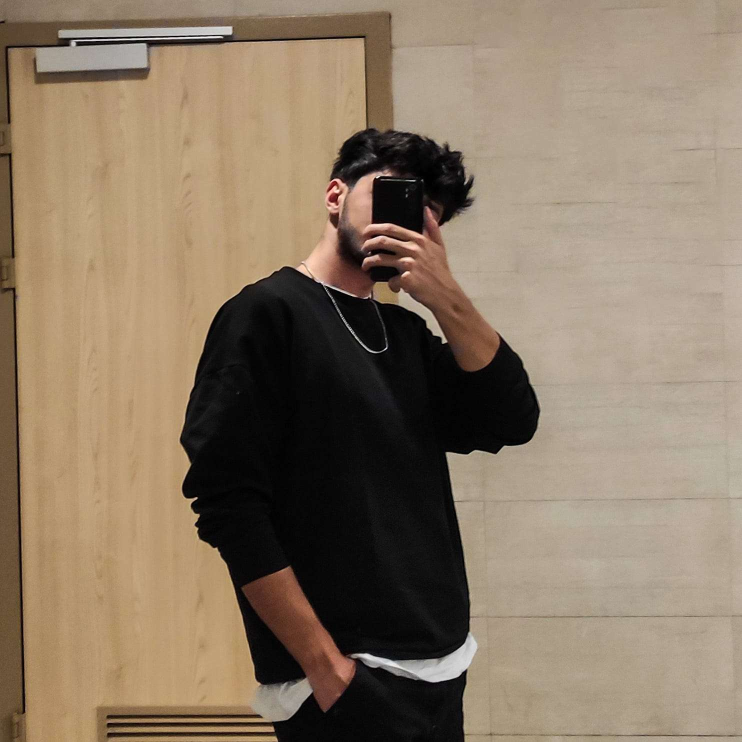
#> input picture images/profile.jpg, 1484 x 1484 px, found by its file name (shown at 1/2 size)
$ python 11_otsu_thresholding.py
#> lines starting #> are read from the running program, lines starting #| are printed output that depends on the picture; after the words box and inside, x2 and y2 are one past the last pixel; in counts of white or black regions, pixels touching at a corner belong together
import cv2 as cv
import numpy as np

src = cv.imread("images/profile.jpg")
#> src is the input picture: shape (1484, 1484, 3); mean B, G, R 101, 121.1, 138.8
cv.namedWindow("input", cv.WINDOW_AUTOSIZE)
cv.imshow("input", src)
cv.waitKey(2000)

gray = cv.cvtColor(src, cv.COLOR_BGR2GRAY)
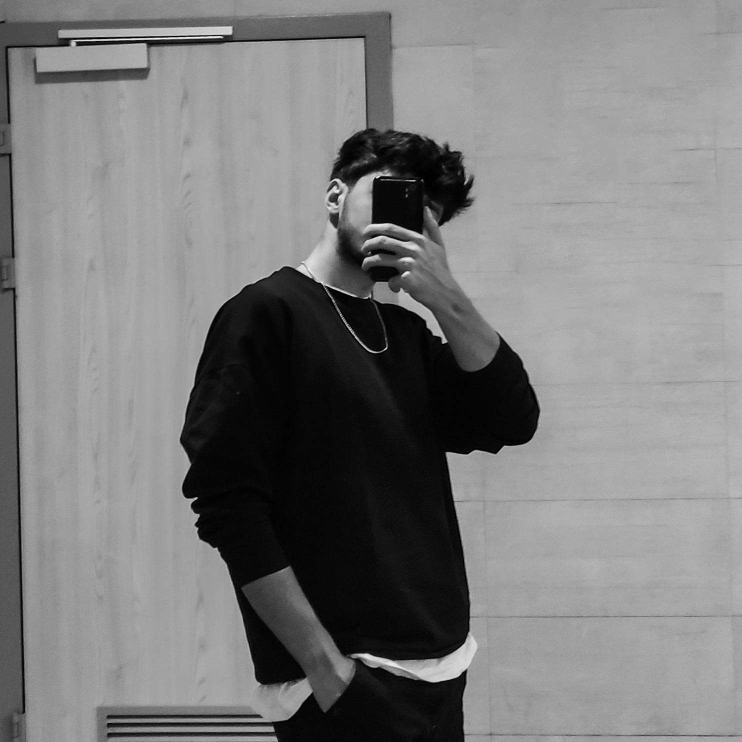
#> gray: shape (1484, 1484) (shown at 1/2 size); min 0, max 255, mean 124.1
cv.imshow("gray", gray)
cv.waitKey(2000)

ret, binary = cv.threshold(gray, 0, 255, cv.THRESH_BINARY | cv.THRESH_OTSU)
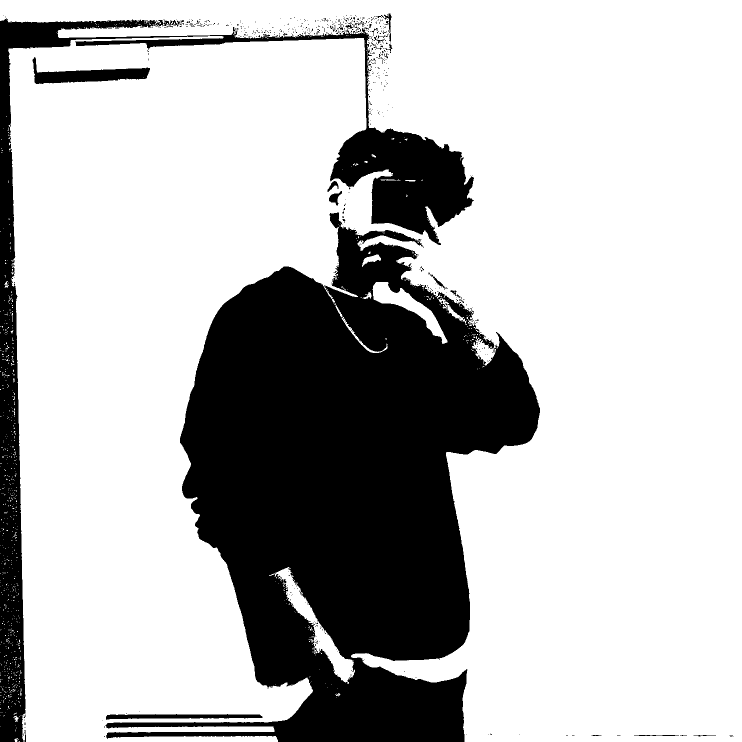
#> binary: shape (1484, 1484) (shown at 1/2 size); 73.6% white; 547 black regions (514 under 20 px), largest, box (x1, y1, x2, y2) and area: (211, 425, 1080, 1484) 467248, (0, 37, 948, 1484) 102628, (65, 114, 300, 168) 5216
#> ret = 92

print(ret)
#| 92.0

h, w = src.shape[:2]
#> h = 1484; w = 1484

cv.imshow("binary", binary)
cv.waitKey(2000)
